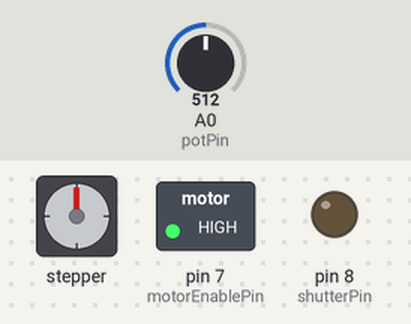
Bench run of a sketch on a simulated Arduino Leonardo, built with avr-gcc and run on an emulated ATmega32U4. Parts: stepper motor, switched loads named in the sketch (green lamp = pin HIGH), output pins drawn as LEDs (lit = HIGH). The test bench sets the inputs (shaded band); at power-on: A0 (potPin) = 512. Stepper angles assume 512 steps per turn; what the sketch prints to the serial monitor is not drawn.

Above: at 0.05 s.
At 0.9 s:
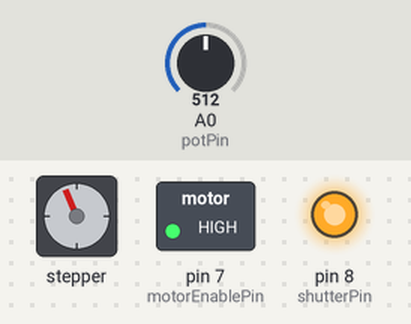
At 6.95 s:
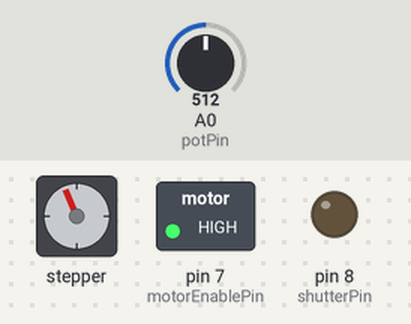
Timing chart, 0 to 9.1 s (numbered marks = the images above):
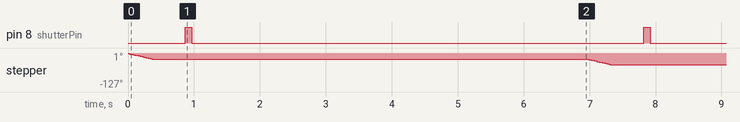

Measured:
- by itself, pin 8 (shutterPin): alternates HIGH for 0.10 s and LOW for 6.9 s
- by itself, stepper: turns 22° counter-clockwise in 0.36 s, repeating every 7.0 s

The sketch:

arduino.ino
```cpp
/*
Still experimental.
*/

#include <Stepper.h>

int in1Pin = 10;
int in2Pin = 12;
int in3Pin = 11;
int in4Pin = 9;

int motorEnablePin = 7;

int shutterPin = 8;

int potPin = A0;

int potVal = 0;

Stepper motor(512, in1Pin, in2Pin, in3Pin, in4Pin);

void setup()
{
  pinMode(in1Pin, OUTPUT);
  pinMode(in2Pin, OUTPUT);
  pinMode(in3Pin, OUTPUT);
  pinMode(in4Pin, OUTPUT);
  pinMode(shutterPin, OUTPUT);

  pinMode(motorEnablePin, OUTPUT);
  digitalWrite(motorEnablePin, HIGH);

  // this line is for Leonardo's, it delays the serial interface
  // until the terminal window is opened
  while (!Serial);

  Serial.begin(9600);
  motor.setSpeed(10);
  digitalWrite(shutterPin, LOW);
}

void loop()
{
  potVal = analogRead(potPin);
  Serial.print(potVal);
  Serial.print("\n");

  motor.step(-30);
  delay(500);

  digitalWrite(shutterPin, HIGH);
  delay(100);
  digitalWrite(shutterPin, LOW);
  delay(6000);

/*
  if (Serial.available())
  {
    int steps = Serial.parseInt();
    motor.step(steps);
  }
*/
}
```
